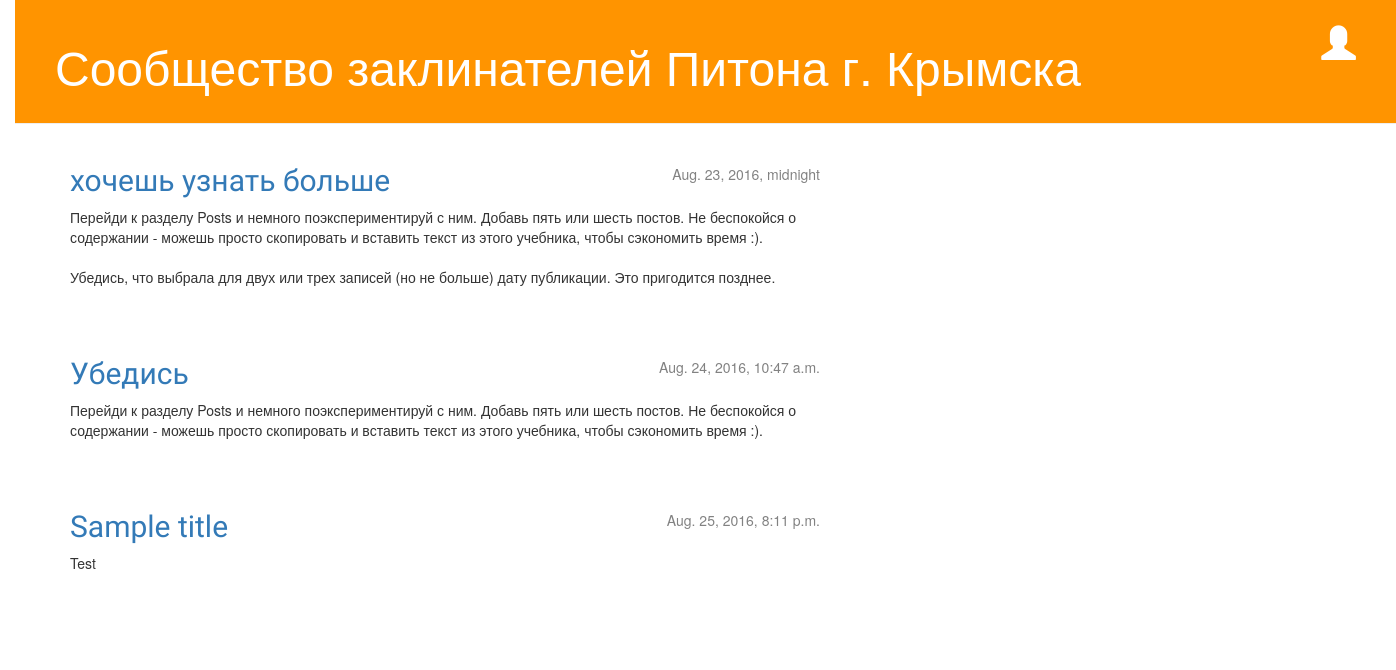
/, run on an earlier commit of the app's database.
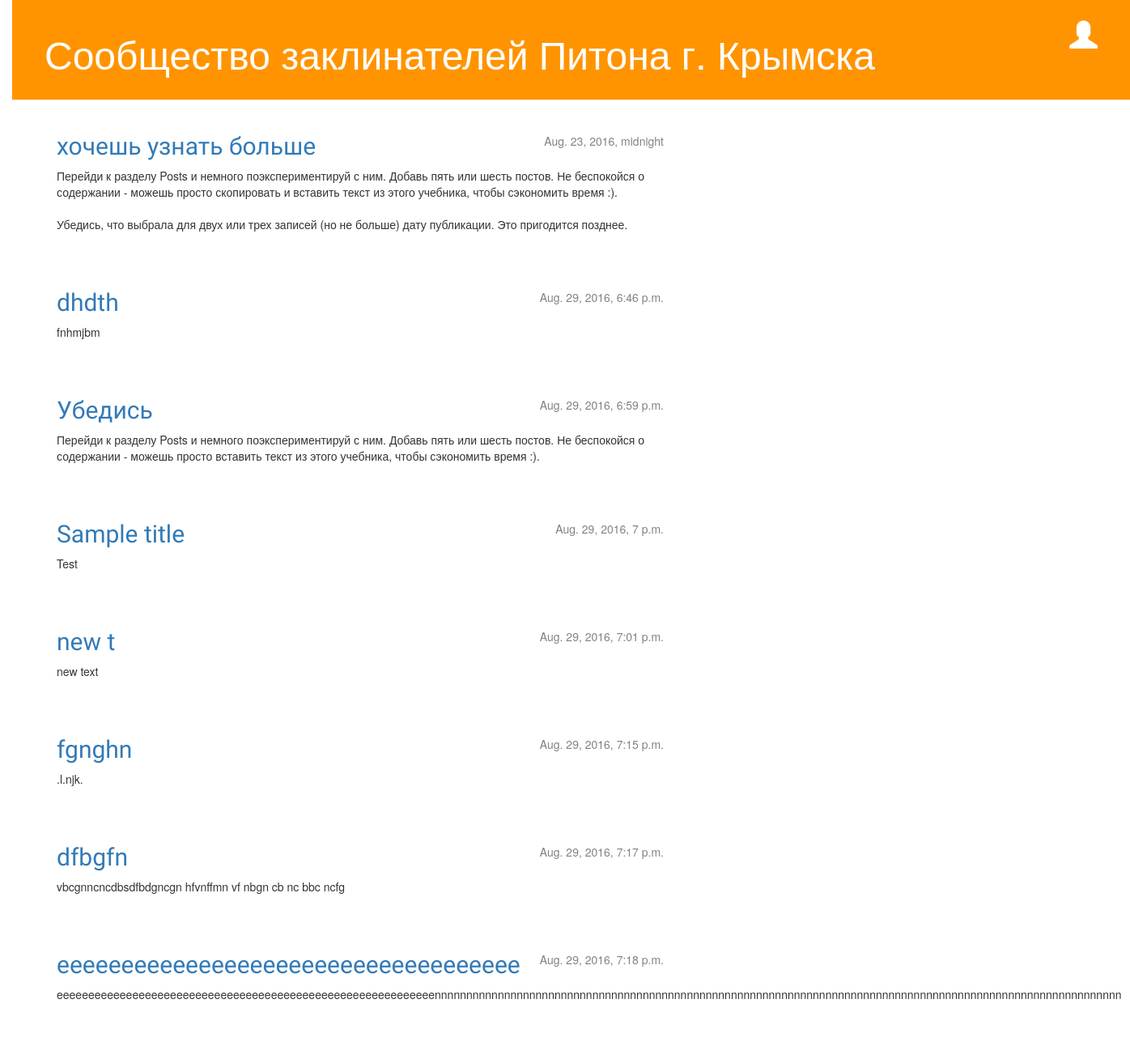
And on a later commit of the database.
### blog/models.py (models this page shows, shortened)
class Post(models.Model):
    author = models.ForeignKey('auth.User')
    title = models.CharField(max_length=200)
    text = models.TextField()
    created_date = models.DateTimeField(
            default=timezone.now)
    published_date = models.DateTimeField(
            blank=True, null=True)

### blog/views.py (the view)
# urls.py: url(r'^$', views.post_list, name='post_list'),
def post_list(request):
    posts = Post.objects.filter(published_date__lte=timezone.now()).order_by('published_date')
    return render(request, 'blog/post_list.html', {'posts': posts})

### blog/templates/blog/post_list.html
{% extends 'blog/base.html' %}
{% block content %}
    {% for post in posts %}
        <div class="post">
            <div class="date">
                {{ post.published_date }}
            </div>
            <h2><a href="{% url 'post_detail' pk=post.pk %}">{{ post.title }}</a></h2>
            <p>{{ post.text|linebreaksbr }}</p>
        </div>
    {% endfor %}
{% endblock content %}

What changed in the data, as far as the page shows it:
added Post: published_date "Aug. 29, 2016, 6:46 p.m.", title "dhdth", text "fnhmjbm"
changed Post "Убедись": published_date "Aug. 24, 2016, 10:47 a.m." → "Aug. 29, 2016, 6:59 p.m."; text "…содержании - можешь просто скопировать и вставить текст из этого…" → "…содержании - можешь просто вставить текст из этого…"
changed Post "Sample title": published_date "Aug. 25, 2016, 8:11 p.m." → "Aug. 29, 2016, 7 p.m."
added Post: published_date "Aug. 29, 2016, 7:01 p.m.", title "new t", text "new text"
added Post: published_date "Aug. 29, 2016, 7:15 p.m.", title "fgnghn", text ".l.njk."
added Post: published_date "Aug. 29, 2016, 7:17 p.m.", title "dfbgfn", text "vbcgnncncdbsdfbdgncgn hfvnffmn vf nbgn cb nc bbc ncfg"
added Post: published_date "Aug. 29, 2016, 7:18 p.m.", title "eeeeeeeeeeeeeeeeeeeeeeeeeeeeeeeeeeee", text "eeeeeeeeeeeeeeeeeeeeeeeeeeeeeeeeeeeeeeeeeeeeeeeeeeeeeeeeeeeennnnnnnnnnnnnnnnnnnnnnnnnnnnnnnnnnnnnnnnnnnnnnnnnnnnnnnnnnnnnnnnnnnnnnnnnnnnnnnnnnnnnnnnnnnnnnnnnnnnnnnnnnnnn"
